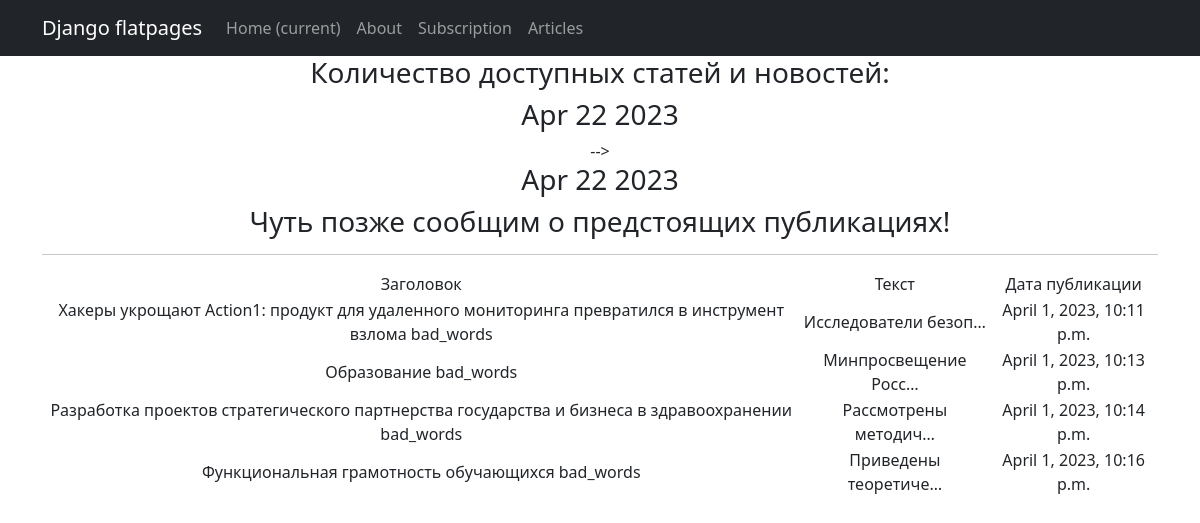
The app's page /app/ with its own data.
### newapp/models.py (models this page shows, shortened)
class Post(models.Model):
    author = models.ForeignKey(Author, on_delete=models.CASCADE)
    NEWS = 'NW'
    ARTICLE = 'AR'
    CATEGORY_CHOICES = (
        (NEWS, 'Новость'),
        (ARTICLE, 'Статья'),
    )
    name = models.CharField(max_length=64)
    categoryType = models.CharField(max_length=2, choices=CATEGORY_CHOICES, default=ARTICLE)
    dateCreation = models.DateTimeField(auto_now_add=True)
    postCategory = models.ManyToManyField(Category, through='PostCategory')
    title = models.CharField(max_length=128)
    text = models.TextField()
    rating = models.SmallIntegerField(default=0)

### newapp/views.py (the view)
# urls.py: path('', PostList.as_view()),
class PostList(ListView):
    model = Post
    ordering = 'name'
    template_name = 'posts.html'
    context_object_name = 'posts'
    queryset = Post.objects.all()
    def get_context_data(self, **kwargs):
        context = super().get_context_data(**kwargs)
        context['time_now'] = datetime.utcnow()
        context['next_publication'] = "Чуть позже сообщим о предстоящих публикациях!"
        return context

### newapp/templatetags/custom_filters.py (called while the page is built)
@register.filter()
def censor(value, code='bad_words'):
   postfix = code
   return f'{value} {postfix}'

### newapp/templatetags/custom_tags.py (called while the page is built)
@register.simple_tag()
def current_time(format_string='%b %d %Y'):
   return datetime.utcnow().strftime(format_string)

### newapp/templates/posts.html (shortened to what this page needs)
{% extends 'flatpages/default.html' %}
{% load custom_filters %}
{% load custom_tags %}
{% block content %}
   <h3>Количество доступных статей и новостей: {{ post_obj.paginator.count }}</h3>
   <h3>{{ time_now|date:'M d Y' }}</h3> -->
   <h3>{% current_time '%b %d %Y' %}</h3>
   <h3> {{ next_publication|default_if_none:"Чуть позже сообщим о предстоящих публикациях!" }} </h3>
   <hr>
   {% if posts %}
       <table>
           <tr>
               <td>Заголовок</td>
               <td>Текст</td>
               <td>Дата публикации</td>
           </tr>
           {% for post in posts %}
           <tr>
                <td>{{ post.title|censor }}</td>
                <td>{{ post.text|truncatechars:20}}</td>
                <td>{{ post.dateCreation }}</td>
           </tr>
           {% endfor %}
       </table>
   {% else %}
       <h2>Новостей нет!</h2>
   {% endif %}
{% endblock content %}

### newapp/templates/flatpages/default.html (shortened to what this page needs)
<!DOCTYPE html>
<html lang="en">
    <head>
        {% load static %}
        <link href= "{% static 'css/styles.css' %}" rel="stylesheet" />
    </head>
    <body>
        <nav class="navbar navbar-expand-lg navbar-dark bg-dark static-top">
   <div class="container">
       <a class="navbar-brand" href="#">Django flatpages</a>
       <div class="collapse navbar-collapse" id="navbarResponsive">
           <ul class="navbar-nav ml-auto">
               <li class="nav-item active">
                   <a class="nav-link" href="#">Home
                       <span class="sr-only">(current)</span>
                   </a>
               </li>
               <li class="nav-item">
                   <a class="nav-link" href="/about/">About</a>
               </li>
               <li class="nav-item">
                   <a class="nav-link" href="/subscription/">Subscription</a>
               </li>
               <li class="nav-item">
                   <a class="nav-link" href="/articles/">Articles</a>
               </li>
           </ul>
       </div>
   </div>
</nav>
        <div class="container">
            <div class="row">
       <div class="col-lg-12 text-center">
           {% block content %}
           {% endblock content %}
       </div>
   </div>
</div>
    </body>
</html>

### records on screen
Post: title|censor "Хакеры укрощают Action1: продукт для удаленного мониторинга превратился в инструмент взлома bad_words", text "Исследователи безоп…", dateCreation "April 1, 2023, 10:11 p.m."
Post: title|censor "Образование bad_words", text "Минпросвещение Росс…", dateCreation "April 1, 2023, 10:13 p.m."
Post: title|censor "Разработка проектов стратегического партнерства государства и бизнеса в здравоохранении bad_words", text "Рассмотрены методич…", dateCreation "April 1, 2023, 10:14 p.m."
Post: title|censor "Функциональная грамотность обучающихся bad_words", text "Приведены теоретиче…", dateCreation "April 1, 2023, 10:16 p.m."

### other values on screen
{{ time_now|date:'M d Y' }} "Apr 22 2023"
